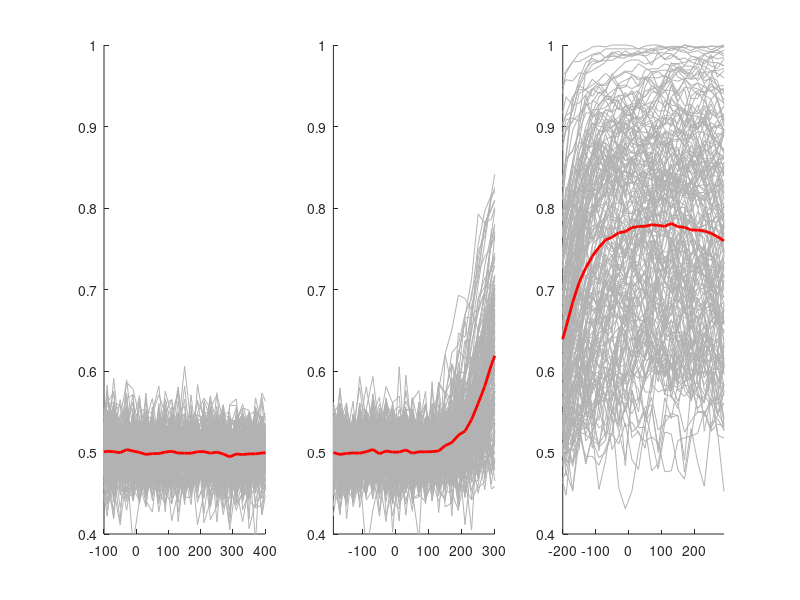

The MATLAB script that drew this image: (Note: this script raises an error after producing the figure.)
% created by Tian on Jan 27th, 2025. plot decoding accuracy 

clear; close all; clc;
% plot DLPFC decoding results

% tibs 
TresultsTV = load('./results/Tiberius/choicedecodingAccTV.mat').result;
TresultsCV = load('./results/Tiberius/choicedecodingAccCV.mat').result;
TresultsMV = load('./results/Tiberius/choicedecodingAccMV.mat').result;

TresultsTN = load('./results/Tiberius/choicedecodingAccTN.mat').result;
TresultsCN = load('./results/Tiberius/choicedecodingAccCN.mat').result;
TresultsMN = load('./results/Tiberius/choicedecodingAccMN.mat').result;

% vinnie
VresultsTV = load('./results/Vinnie/choicedecodingAccTV.mat').result;
VresultsCV = load('./results/Vinnie/choicedecodingAccCV.mat').result;
VresultsMV = load('./results/Vinnie/choicedecodingAccMV.mat').result;

VresultsTN = load('./results/Vinnie/choicedecodingAccTN.mat').result;
VresultsCN = load('./results/Vinnie/choicedecodingAccCN.mat').result;
VresultsMN = load('./results/Vinnie/choicedecodingAccMN.mat').result;


accT = [TresultsTV.accuracy; TresultsTN.accuracy; VresultsTV.accuracy; VresultsTN.accuracy];
accC = [TresultsCV.accuracy; TresultsCN.accuracy; VresultsCV.accuracy; VresultsCN.accuracy];
accM = [TresultsMV.accuracy; TresultsMN.accuracy; VresultsMV.accuracy; VresultsMN.accuracy];




%%

figure('Position', [10 10 900 600]);

subplot(1,3,1); hold on
plot(TresultsTV.selectedBin, accT', 'color', [1,1,1].*0.7)
plot(TresultsTV.selectedBin, mean(accT,1), 'r', 'linewidth', 2)
ylim([0.4 1])
xlim([-100, 400])

subplot(1,3,2); hold on
plot(TresultsCV.selectedBin, accC', 'color', [1,1,1].*0.7)
plot(TresultsCV.selectedBin, mean(accC,1), 'r', 'linewidth', 2)
ylim([0.4 1])
xlim([TresultsCV.selectedBin(1), 300])

subplot(1,3,3); hold on
plot(TresultsMV.selectedBin, accM', 'color', [1,1,1].*0.7)
plot(TresultsMV.selectedBin, mean(accM,1), 'r', 'linewidth', 2)
ylim([0.4 1])
xlim([-200, TresultsMV.selectedBin(end)])

% print('-painters','-depsc',['~/Desktop/', 'choice', '.eps']);


%% plot PMD decoding results 

clear; clc; close all
% tibs 
TresultsTV = load('./results/Tiberius/PMD/choicedecodingAccTV.mat').result;
TresultsCV = load('./results/Tiberius/PMD/choicedecodingAccCV.mat').result;
TresultsMV = load('./results/Tiberius/PMD/choicedecodingAccMV.mat').result;

TresultsTN = load('./results/Tiberius/PMD/choicedecodingAccTN.mat').result;
TresultsCN = load('./results/Tiberius/PMD/choicedecodingAccCN.mat').result;
TresultsMN = load('./results/Tiberius/PMD/choicedecodingAccMN.mat').result;

% olaf
OresultsTV = load('./results/Olaf/choicedecodingAccTV.mat').result;
OresultsCV = load('./results/Olaf/choicedecodingAccCV.mat').result;
OresultsMV = load('./results/Olaf/choicedecodingAccMV.mat').result;


accT = [TresultsTV.accuracy; TresultsTN.accuracy; OresultsTV.accuracy];
accC = [TresultsCV.accuracy; TresultsCN.accuracy; OresultsCV.accuracy];
accM = [TresultsMV.accuracy; TresultsMN.accuracy; OresultsMV.accuracy];


%%
figure('Position', [10 10 900 600]);

subplot(1,3,1); hold on
plot(TresultsTV.selectedBin, accT', 'color', [1,1,1].*0.7)
plot(TresultsTV.selectedBin, mean(accT,1), 'r', 'linewidth', 2)
ylim([0.4 1])
xlim([-100, 400])

subplot(1,3,2); hold on
plot(TresultsCV.selectedBin, accC', 'color', [1,1,1].*0.7)
plot(TresultsCV.selectedBin, mean(accC,1), 'r', 'linewidth', 2)
ylim([0.4 1])
xlim([TresultsCV.selectedBin(1), 300])

subplot(1,3,3); hold on
plot(TresultsMV.selectedBin, accM', 'color', [1,1,1].*0.7)
plot(TresultsMV.selectedBin, mean(accM,1), 'r', 'linewidth', 2)
ylim([0.4 1])
xlim([-200, TresultsMV.selectedBin(end)])








%%
[accT, accC, accM] = loadCombineDecoderResults('DLPFC', 'choice');
TresultsTV = load('./results/Tiberius/choicedecodingAccTV.mat').result;
TresultsCV = load('./results/Tiberius/choicedecodingAccCV.mat').result;
TresultsMV = load('./results/Tiberius/choicedecodingAccMV.mat').result;


%% plot single traces
figure('Position', [10 10 900 600]);

subplot(1,3,1); hold on
plot(TresultsTV.selectedBin, accT', 'color', [1,1,1].*0.7)
plot(TresultsTV.selectedBin, mean(accT,1), 'r', 'linewidth', 2)
ylim([0.4 1])
xlim([-100, 400])

subplot(1,3,2); hold on
plot(TresultsCV.selectedBin, accC', 'color', [1,1,1].*0.7)
plot(TresultsCV.selectedBin, mean(accC,1), 'r', 'linewidth', 2)
ylim([0.4 1])
xlim([TresultsCV.selectedBin(1), 300])

subplot(1,3,3); hold on
plot(TresultsMV.selectedBin, accM', 'color', [1,1,1].*0.7)
plot(TresultsMV.selectedBin, mean(accM,1), 'r', 'linewidth', 2)
ylim([0.4 1])
xlim([-200, TresultsMV.selectedBin(end)])


%% or plot shaded area

figure('Position', [10 10 900 600]);

options.handle = subplot(1,3,1);
options.error = 'c99';
options.color_area = [243 169 114]./255;    % Orange theme
options.color_line = [236 112  22]./255;
options.alpha      = 0.5;
options.line_width = 2;
options.x_axis = TresultsTV.selectedBin;
plot_areaerrorbar(accT, options)
ylim([0.4 1])
xlim([-100, 400])

options.handle = subplot(1,3,2);
options.x_axis = TresultsCV.selectedBin;
plot_areaerrorbar(accC, options)
ylim([0.4 1])
xlim([TresultsCV.selectedBin(1), 300])

options.handle = subplot(1,3,3);

options.alpha      = 0.5;
options.line_width = 2;
options.x_axis = TresultsMV.selectedBin;
plot_areaerrorbar(accM, options)
ylim([0.4 1])
xlim([-200, TresultsMV.selectedBin(end)])


% print('-painters','-depsc',['~/Documents/chandlab/paperFigures/Fig3/decoder', 'dlpfcChoice', '.eps']);
